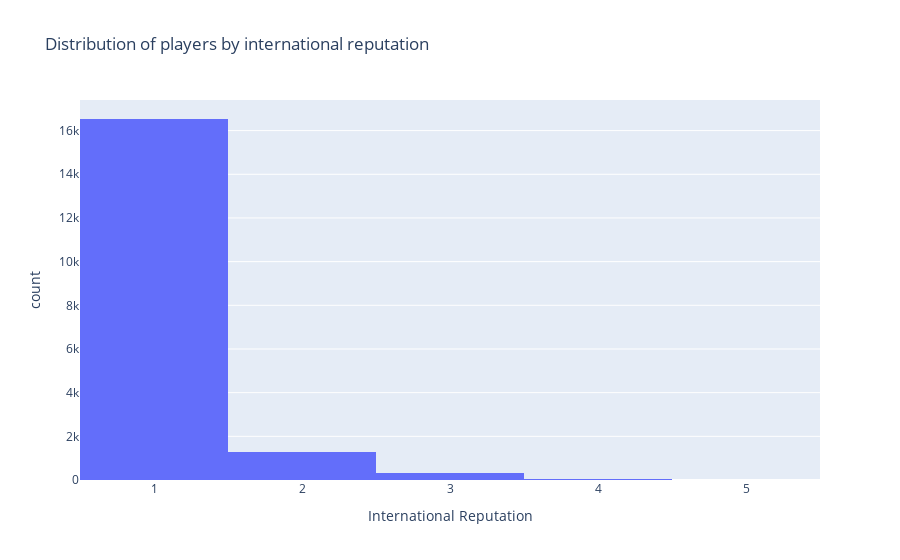

This figure's notebook cell:
### Markdown cell above
# Визуализируйте Международный Рейтинг футболистов (International Reputation), ассоциирован ли он с национальностью? футбольным клубом? 

![Игроки](Players.png "Title")

### Code cell
# ну сами понимаете...
fig3 = px.histogram(df, x="International Reputation", labels = {"International reputation", "Count of players"}, title="Distribution of players by international reputation")
fig3.show()

### Figure 1 — Plotly figure (JSON) as saved in the notebook; plotly's stock layout.template omitted (floating-point values rounded to 4 significant figures; data arrays with more than 128 entries replaced by an {"elided": "..."} marker saying what was removed)
{"data": [{"alignmentgroup": "True", "bingroup": "x", "hovertemplate": "International Reputation=%{x}<br>count=%{y}<extra></extra>", "legendgroup": "", "marker": {"color": "#636efa", "pattern": {"shape": ""}}, "name": "", "offsetgroup": "", "orientation": "v", "showlegend": false, "type": "histogram", "x": {"elided": "18207 int values"}, "xaxis": "x", "yaxis": "y"}], "layout": {"barmode": "relative", "legend": {"tracegroupgap": 0}, "title": {"text": "Distribution of players by international reputation"}, "xaxis": {"anchor": "y", "domain": [0, 1], "title": {"text": "International Reputation"}}, "yaxis": {"anchor": "x", "domain": [0, 1], "title": {"text": "count"}}}}
